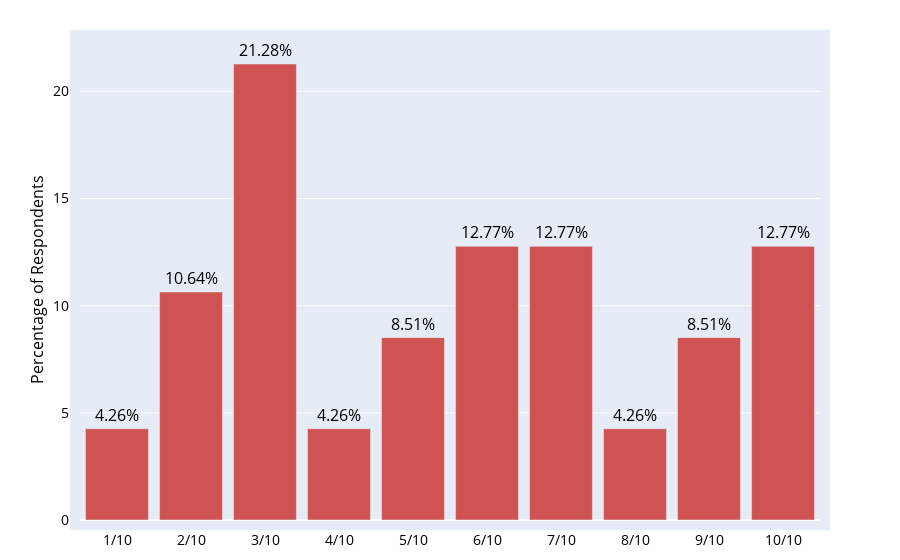

Write notebook code for a chart like this one.
### Code cell
labels = ['1/10', '2/10', '3/10', '4/10', '5/10', '6/10', '7/10', '8/10', '9/10', '10/10']
values = [4.26, 10.64, 21.28, 4.26, 8.51, 12.77, 12.77, 4.26, 8.51, 12.77]
fig = go.Figure(data=[go.Bar(y=values, 
                             x=labels, 
                             text=values, 
                             marker_color='rgb(208,83,83)',
                             textfont_color='#000000',
                             orientation='v',
                             textfont_size=16
                             )])
fig.update_layout(
    xaxis=dict(
        #categoryorder='total ascending', 
        color='#000000',
        titlefont_size=16,
        tickfont_size=14
    ), 
    yaxis=dict(
        title='Percentage of Respondents',
        color='#000000',
        titlefont_size=16,
        tickfont_size=14
    ),
    bargap=0.15, 
    margin=dict(l=80, r=80, t=40, b=40, pad=10))
fig.update_traces(texttemplate='%{text}%', textposition='outside')
iplot(fig)

fig.write_image("presentationImages/COVID_S2_RateExperienceVertical_MonoColors.png", width=800, height=800)

### Figure 1 — Plotly figure (JSON) as saved in the notebook; plotly's stock layout.template omitted (floating-point values rounded to 4 significant figures)
{"data": [{"marker": {"color": "rgb(208,83,83)"}, "orientation": "v", "text": ["4.26", "10.64", "21.28", "4.26", "8.51", "12.77", "12.77", "4.26", "8.51", "12.77"], "textfont": {"color": "#000000", "size": 16}, "textposition": "outside", "texttemplate": "%{text}%", "type": "bar", "x": ["1/10", "2/10", "3/10", "4/10", "5/10", "6/10", "7/10", "8/10", "9/10", "10/10"], "y": [4.26, 10.64, 21.28, 4.26, 8.51, 12.77, 12.77, 4.26, 8.51, 12.77]}], "layout": {"bargap": 0.15, "margin": {"b": 40, "l": 80, "pad": 10, "r": 80, "t": 40}, "xaxis": {"color": "#000000", "tickfont": {"size": 14}, "title": {"font": {"size": 16}}}, "yaxis": {"color": "#000000", "tickfont": {"size": 14}, "title": {"font": {"size": 16}, "text": "Percentage of Respondents"}}}}
